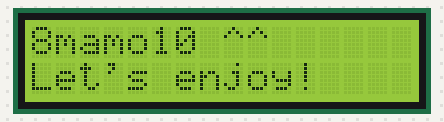
Recording of a sketch running on a simulated Arduino Uno, built with avr-gcc and run on an emulated ATmega328P. Parts: 16×2 character LCD.

Above: at 0.1 s.
At 118.6 s:
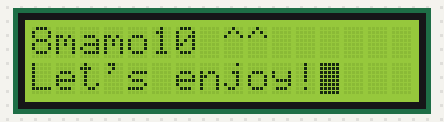

The sketch:

LCD.ino
```cpp
#include <LiquidCrystal.h>

LiquidCrystal lcd(7, 8, 9, 10, 11, 12);

void setup() {
  lcd.begin(16, 2);
  lcd.print("8mamo10 ^^");
  lcd.setCursor(0, 1);
  lcd.print("Let's enjoy!");
}

void loop() {
  lcd.noBlink();
  delay(3000);
  lcd.blink();
  delay(3000);

  lcd.noCursor();
  delay(500);
  lcd.cursor();
  delay(1000);

  lcd.noDisplay();
  delay(2000);
  lcd.display();
  delay(1000);
}
```
